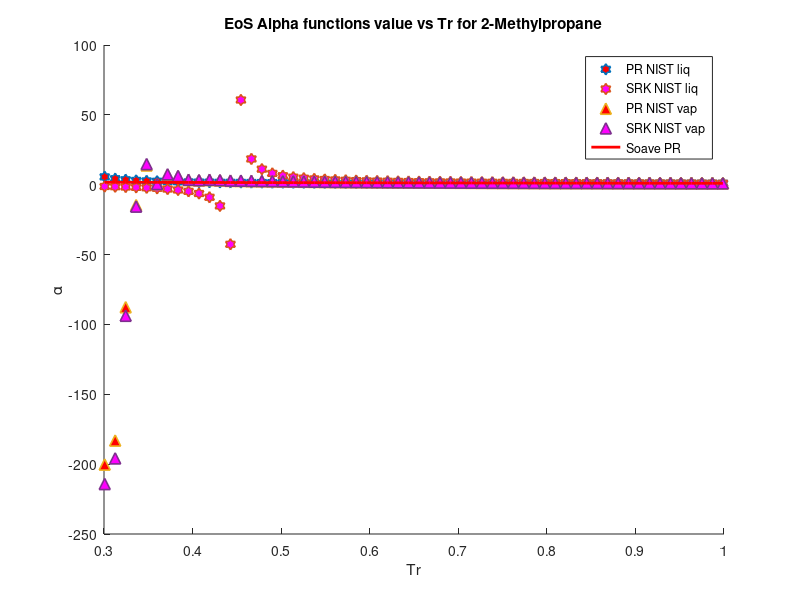

Write the MATLAB code that produced this figure.
clear 
clc
load methylbenzenne_sat_data.mat
%alpha PR & SRK for methylbenzenne
P = P*10^6;
omega = 0.266; %Acentric factor
Tc = 591.75; %K
Pc = 4126300; %Pa
R = 8.31446 %J/K*mol
Zc = 0.264;
b1 = 0.07780*(R*Tc/Pc);
a1 = 0.45724*(((R^2)*(Tc^2))/Pc);
b2 = 0.08664*(R*Tc/Pc);
a2 = 0.42747*(((R^2)*(Tc^2))/Pc);
omega_c = 1-3*Zc;
omega_b = 0.08446114781;
omega_a = 3*Zc^2+3*(1-2*Zc)*omega_b+omega_b^2+1-3*Zc;
a3 = omega_a*(((R^2)*(Tc^2))/Pc);
b3 = omega_b*(R*Tc/Pc);
c3 = omega_c*(R*Tc/Pc);
T = 178; %k
M = 92.14/1000; %kg/mol
S1=0.37464+1.54226*omega-0.26992*omega^2;
S2=0.48508+1.55171*omega-0.176*omega^2;

for i = 1:1:60
   Pr = P/Pc; 
   Tr = T/Tc;
   Tr_list(i)=Tr;
   Vm_liq(i) = M/rho_liq(i);
   Vm_vap(i) = M/rho_vap(i);
   alpha_PT_liq(i) = ((R*T)/(Vm_liq(i)-b3)-P(i))*((Vm_liq(i)^2+b3*Vm_liq(i)+c3*Vm_liq(i)-c3*b3)/a3);
   alpha_PT_vap(i) = ((R*T)/(Vm_vap(i)-b3)-P(i))*((Vm_vap(i)^2+b3*Vm_vap(i)+c3*Vm_vap(i)-c3*b3)/a3);
   alpha_PR_liq(i) = ((R*T)/(Vm_liq(i)-b1)-P(i))*((Vm_liq(i)^2+2*b1*Vm_liq(i)-b1^2)/a1)
   alpha_SRK_liq(i) = ((R*T)/(Vm_liq(i)-b2)-P(i))*((Vm_liq(i)^2+b2*Vm_liq(i))/a2);
   alpha_PR_vap(i) = ((R*T)/(Vm_vap(i)-b1)-P(i))*((Vm_vap(i)^2+2*b1*Vm_vap(i)-b1^2)/a1);
   alpha_SRK_vap(i) = ((R*T)/(Vm_vap(i)-b2)-P(i))*((Vm_vap(i)^2+b2*Vm_vap(i))/a2);
   alpha_soave_PR(i) =(1+S1*(1-sqrt(Tr)))^2;
   alpha_soave_SRK(i) =(1+S2*(1-sqrt(Tr)))^2;
   alpha_Gasem(i) = exp((1.943+0.926*Tr)*(1-(Tr)^0.1441));
%    alpha_twu(i) = (Tr)^(0.081043)*exp(0.915696*(1-(Tr)^(2.61622)));
   Temp(i)=T;
   T = T+7;
end
hold on

 plot(Tr_list,alpha_PR_liq,'h','MarkerSize',8,'MarkerFaceColor','r','LineWidth',1.2)
 %plot(Tr_list,alpha_PT_liq,'h','MarkerSize',8,'MarkerFaceColor','g','LineWidth',1.2)
 plot(Tr_list,alpha_SRK_liq,'h','MarkerSize',8,'MarkerFaceColor','m','LineWidth',1.2)
 plot(Tr_list,alpha_PR_vap,'^','MarkerSize',8,'MarkerFaceColor','r','LineWidth',1.2)
 %plot(Tr_list,alpha_PT_vap,'^','MarkerSize',8,'MarkerFaceColor','g','LineWidth',1.2)
 plot(Tr_list,alpha_SRK_vap,'^','MarkerSize',8,'MarkerFaceColor','m','LineWidth',1.2)
 plot(Tr_list,alpha_soave_PR,'r','LineWidth',2)
% plot(Tr_list,alpha_soave_SRK,'g','LineWidth',2)
% plot(Tr_list,alpha_Gasem,'b','LineWidth',2)

hold off
legend('PR NIST liq','SRK NIST liq','PR NIST vap','SRK NIST vap','Soave PR')
xlabel('Tr')
ylabel('\alpha')
title('EoS Alpha functions value vs Tr for 2-Methylpropane')
